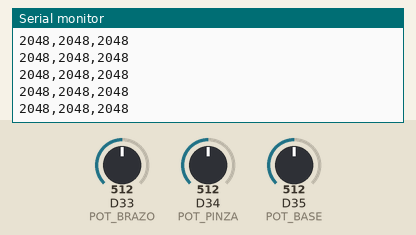
Recording of a sketch running on a simulated Arduino Due. Shown: the last lines printed to the serial monitor. Inputs (shaded band) come from the test bench; at power-on: D33 (POT_BRAZO) = 512, D34 (POT_PINZA) = 512, D35 (POT_BASE) = 512 (analog values on the 0–1023 scale).

Above: at 1.2 s.
1.3 s: D33 (POT_BRAZO) set to 716
At 1.33 s:
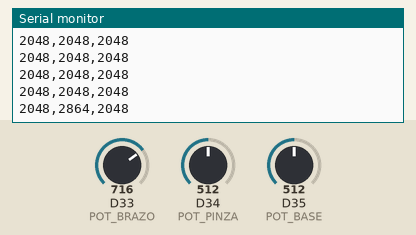
2.8 s: D34 (POT_PINZA) set to 716
At 2.84 s:
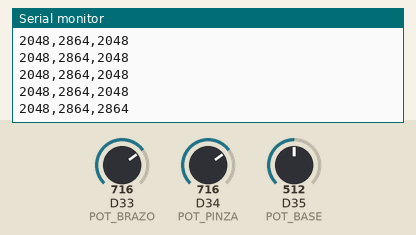
4.3 s: D35 (POT_BASE) set to 716
At 4.3 s:
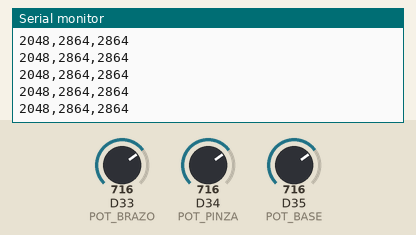
5.8 s: D33 (POT_BRAZO) set to 900
At 5.82 s:
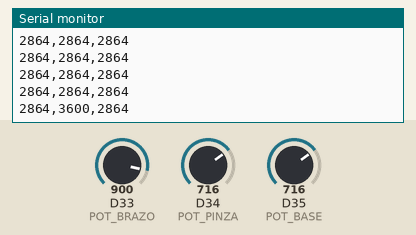
7.3 s: D34 (POT_PINZA) set to 900
At 7.33 s:
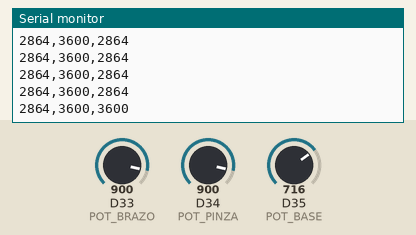
8.8 s: D35 (POT_BASE) set to 900
At 8.84 s:
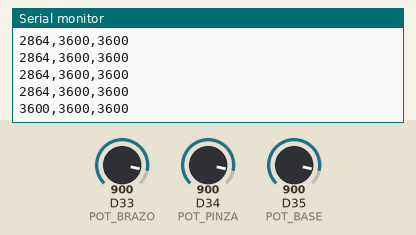
Timing chart, 0 to 11.3 s (numbered marks = the images above; inputs shaded):
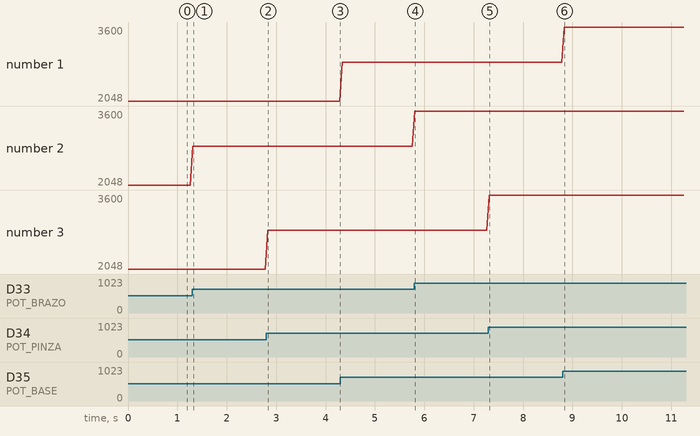

Measured:
- after the input at 1.3 s, the serial monitor: prints a new line at once (image 1)
- after the input at 2.8 s, the serial monitor: prints a new line at once (image 2)
- after the input at 5.8 s, the serial monitor: prints a new line at once (image 4)
- after the input at 7.3 s, the serial monitor: prints a new line at once (image 5)
- after the input at 8.8 s, the serial monitor: prints a new line at once (image 6)
- plotted number 2: 2048 → 2864 after the input at 1.3 s, 2864 → 3600 after the input at 5.8 s

The sketch:

Control_robot.ino
```cpp
// Cambiamos el pin dañado por uno nuevo (ej. 35)
#define POT_BASE 35
#define POT_BRAZO 33
#define POT_PINZA 34

void setup() {
  Serial.begin(115200);
  analogReadResolution(12);
}

void loop() {
  int valBase = analogRead(POT_BASE);
  int valBrazo = analogRead(POT_BRAZO);
  int valPinza = analogRead(POT_PINZA);

  Serial.print(valBase);
  Serial.print(",");
  Serial.print(valBrazo);
  Serial.print(",");
  Serial.println(valPinza);

  delay(50);
}
```
